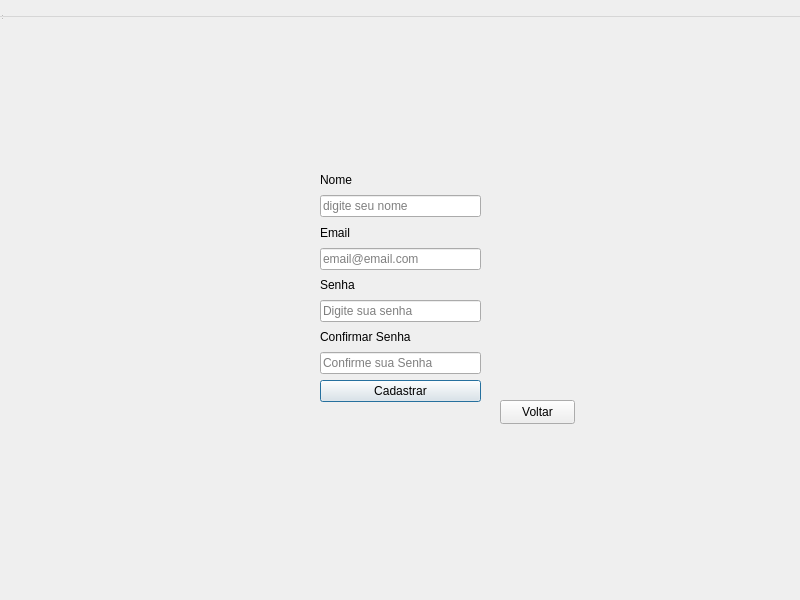
<?xml version="1.0" encoding="UTF-8"?>
<ui version="4.0">
 <class>MainWindow</class>
 <widget class="QDialog" name="MainWindow">
  <property name="geometry">
   <rect>
    <x>0</x>
    <y>0</y>
    <width>800</width>
    <height>600</height>
   </rect>
  </property>
  <property name="windowTitle">
   <string>MainWindow</string>
  </property>
  <widget class="QWidget" name="centralwidget" native="true">
   <property name="geometry">
    <rect>
     <x>230</x>
     <y>150</y>
     <width>351</width>
     <height>281</height>
    </rect>
   </property>
   <widget class="QWidget" name="layoutWidget">
    <property name="geometry">
     <rect>
      <x>90</x>
      <y>21</y>
      <width>161</width>
      <height>231</height>
     </rect>
    </property>
    <layout class="QVBoxLayout" name="verticalLayout">
     <item>
      <widget class="QLabel" name="label">
       <property name="text">
        <string>Nome</string>
       </property>
      </widget>
     </item>
     <item>
      <widget class="QLineEdit" name="lineEditNome">
       <property name="text">
        <string/>
       </property>
       <property name="placeholderText">
        <string>digite seu nome</string>
       </property>
      </widget>
     </item>
     <item>
      <widget class="QLabel" name="label_2">
       <property name="text">
        <string>Email</string>
       </property>
      </widget>
     </item>
     <item>
      <widget class="QLineEdit" name="lineEditEmail">
       <property name="placeholderText">
        <string>email@email.com</string>
       </property>
      </widget>
     </item>
     <item>
      <widget class="QLabel" name="label_3">
       <property name="text">
        <string>Senha</string>
       </property>
      </widget>
     </item>
     <item>
      <widget class="QLineEdit" name="lineEditSenha">
       <property name="echoMode">
        <enum>QLineEdit::EchoMode::Password</enum>
       </property>
       <property name="placeholderText">
        <string>Digite sua senha</string>
       </property>
      </widget>
     </item>
     <item>
      <widget class="QLabel" name="label_4">
       <property name="text">
        <string>Confirmar Senha</string>
       </property>
      </widget>
     </item>
     <item>
      <widget class="QLineEdit" name="lineEditConfirmaSenha">
       <property name="echoMode">
        <enum>QLineEdit::EchoMode::Password</enum>
       </property>
       <property name="placeholderText">
        <string>Confirme sua Senha</string>
       </property>
      </widget>
     </item>
     <item>
      <widget class="QPushButton" name="btnCadastrar">
       <property name="text">
        <string>Cadastrar</string>
       </property>
      </widget>
     </item>
    </layout>
   </widget>
   <widget class="QPushButton" name="btnVoltar">
    <property name="geometry">
     <rect>
      <x>270</x>
      <y>250</y>
      <width>75</width>
      <height>24</height>
     </rect>
    </property>
    <property name="text">
     <string>Voltar</string>
    </property>
   </widget>
  </widget>
  <widget class="QMenuBar" name="menubar">
   <property name="geometry">
    <rect>
     <x>0</x>
     <y>0</y>
     <width>800</width>
     <height>17</height>
    </rect>
   </property>
  </widget>
  <widget class="QStatusBar" name="statusbar">
   <property name="geometry">
    <rect>
     <x>0</x>
     <y>0</y>
     <width>3</width>
     <height>21</height>
    </rect>
   </property>
  </widget>
 </widget>
 <resources/>
 <connections/>
</ui>
